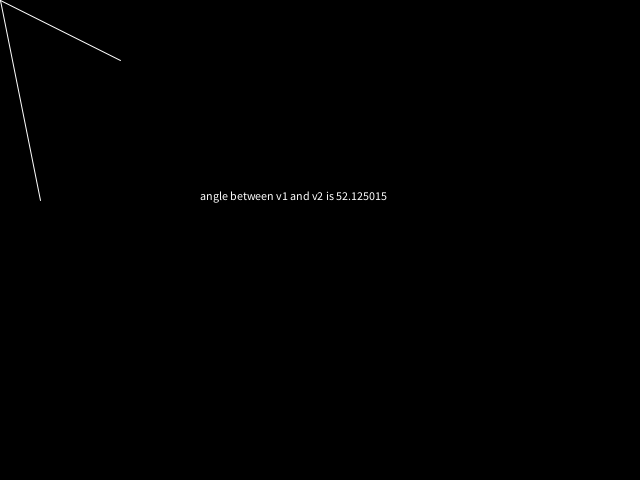
Frame 1 (no input)
Frame 2 (the mouse pressed at the canvas centre, redrawn once): identical to frame 1, image omitted

The Processing sketch that drew this single still picture (run headless with seeded random() and noise(); the mouse was pressed at the canvas centre and the sketch redrawn once):

// Processing sketch: sketch_09_vector_angles
// ── sketch_09_vector_angles.pde
PVector v1, v2;

void setup() {
   size(640, 480);
   v1 = new PVector(120, 60);
   v2 = new PVector(40, 200);
   noLoop();
}

void draw() {
   background(0);
   stroke(255);
   // draw:
   line(0, 0, v1.x, v1.y);
   line(0, 0, v2.x, v2.y);
   // compute dot product:
   float temp = v1.dot(v2)/(v1.mag()*v2.mag());
   text("angle between v1 and v2 is " + 
    degrees(acos(temp)), 200, 200);
}
